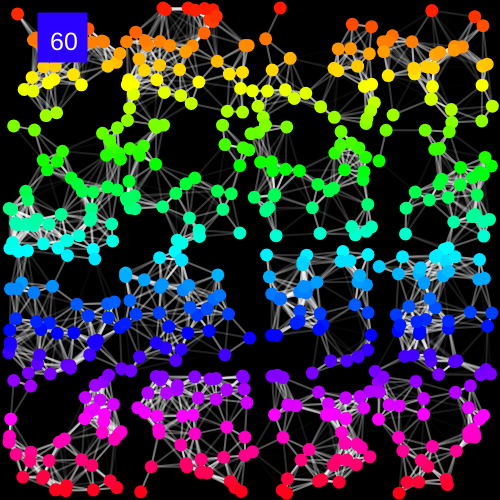
Frame 1 (no input)
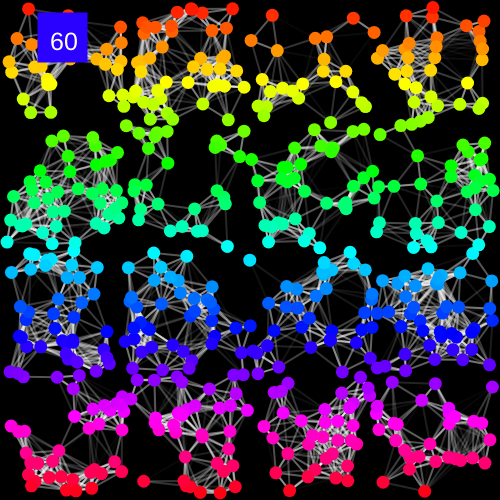
Frame 60 (no input)
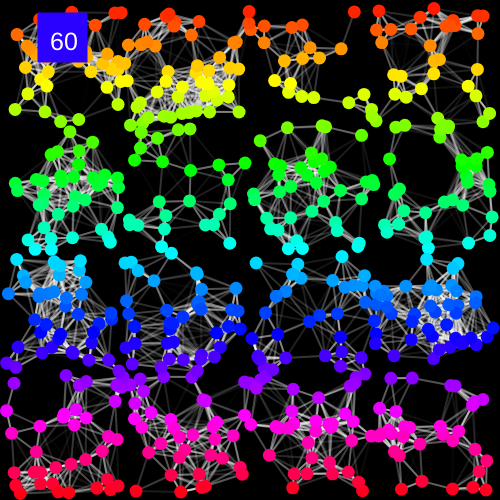
Frame 120 (the mouse pressed at the canvas centre since frame 60)

The p5.js sketch that drew these frames (run headless with seeded random() and noise() and a simulated clock; from frame 60 on, the mouse is pressed at the canvas centre):

// p5.js sketch
// ── sketch.js
let canvas = {
  w:500,
  h:500
}

/**
*
*   INSTANCES
*
**/
let particleManager; //manager for all particles in scene
let fpsDisplayer;    //showing fps on the screen


const particleCount = 555; //particle count 
const particleDistance = 100; //distance between two particle for drawing line  
const cellCount = 4; // we have a square canvas so we can use w and h same value -> this means canvas.w / cellCount = canvas.h/ cellCount 


let grid;
let particles = [];

function setup() {
  createCanvas(canvas.w, canvas.h);
  colorMode(HSL)
  fpsDisplayer = new FPS(50,50)
  grid = new Grid(canvas.w / cellCount , canvas.w , canvas.h)
  
  for (let i = 0; i < particleCount; i++) {
    particles.push(
      new Particle(grid)
    )
  }
}
function draw() {
    background(0);
    grid.draw();
    particles.forEach(particle => {
      particle.update();
  });
    fpsDisplayer.show();
}
// ── cell.js
class Cell {
    #maxParticleDistance;
    constructor(i, j, w, h) {
        this.i = i;
        this.j = j;
        this.x = i * w;
        this.y = j * h;
        this.w = w;
        this.h = h;
        this.#maxParticleDistance = 50;

        this.particles = new Set();
    }

    draw() {
        ////commented code bellow drawing cells box

        // push()
        //     noFill()
        //     stroke(0,100,50)
        //     strokeWeight(5)
        //     rect(this.x,this.y,this.w,this.h)
        // pop();
        this.#connectParticles();
    }

    subscribe(particle) {
        this.particles.add(particle);
    }

    unsubscribe(particle) {
        this.particles.delete(particle);
    }

    #connectParticles() {
        const particlesArray = Array.from(this.particles);
        for (let a = 0; a < particlesArray.length; a++) {
            const _a = particlesArray[a];
            for (let b = a + 1; b < particlesArray.length; b++) {
                const _b = particlesArray[b];
                const dx = _a.pos.x - _b.pos.x;
                const dy = _a.pos.y - _b.pos.y;
                const distance = Math.hypot(dx, dy);
                if (distance < this.#maxParticleDistance) {
                    const alpha = 1 - (distance / this.#maxParticleDistance);
                    stroke(255, 255, 255, alpha);
                    strokeWeight(2);
                    line(_a.pos.x, _a.pos.y, _b.pos.x, _b.pos.y);
                }
            }
        }
    }
}

// ── fpsDisplayer.js
class FPS{
    #textSize;
    #textXpos;
    #textYpos;
    constructor(x,y){
        this.x = x;
        this.y = y;
        this.#textSize = 25;


        this.#textXpos = this.x - (this.#textSize/2) 
        this.#textYpos =this.y - (this.#textSize + (this.#textSize/2)) 
    }

    show(){
        fill(250,100,50)
        rect(this.#textXpos,this.#textYpos,this.#textSize*2)
        
        textSize(this.#textSize)
        fill(0,100,100)
        text(frameRate().toFixed(0), this.x, this.y);
    }
}
// ── grid.js
class Grid {
    constructor(cellSize, width, height) {
        this.cellSize = cellSize;
        
        this.cols = Math.ceil(width / cellSize);
        this.rows = Math.ceil(height / cellSize);
        
        this.cells = Array.from({ length: this.cols }, (_, i) => 
            Array.from({ length: this.rows }, (_, j) => 
                new Cell(i, j, cellSize, cellSize)
            )
        );

        
    }

    getCell(x, y) {
        const col = Math.floor(x / this.cellSize);
        const row = Math.floor(y / this.cellSize);
        if (col >= 0 && col < this.cols && row >= 0 && row < this.rows) {
            return this.cells[col][row];
        } else {
            return null;
        }
    }


    draw(){
        this.cells.forEach(row => {
            row.forEach(cell => {
                cell.draw();
            });
        });
    }
}

// ── particle.js
class Particle {
    #vel;
    #diameter;
    #radius;
    #color;
    #canMove;

    constructor(grid) {
        this.#diameter = 13;
        this.#radius = this.#diameter / 2;
        this.grid = grid;

        this.pos = {
            x: this.#radius + Math.random() * (canvas.w - this.#diameter),
            y: this.#radius + Math.random() * (canvas.h - this.#diameter)
        };

        this.#vel = {
            x: (Math.random() * 0.06) - 0.03,
            y: (Math.random() * 0.06) - 0.03
        };

        this.#color = map(this.pos.x, 0, canvas.w, 0, 360);

        this.#init();
    }

    #init() {
        this.#canMove = true;
        this.#subscribeToCell();
    }

    #draw() {
        this.#color = map(this.pos.y, 0, canvas.h, 0, 360);

        noStroke();
        fill(this.#color, 100, 50);
        circle(
            this.pos.x,
            this.pos.y,
            this.#diameter
        );
    }

    #subscribeToCell() {
        const cell = this.grid.getCell(this.pos.x, this.pos.y);
        if (cell !== this.currentCell) {
            if (this.currentCell) {
                this.currentCell.unsubscribe(this);
            }
            if (cell) {
                cell.subscribe(this);
            }
            this.currentCell = cell;
        }
    }

    update() {
        this.#draw();
        this.#subscribeToCell();
        if (!this.#canMove) return;

        this.pos.x = this.pos.x + this.#vel.x * deltaTime;
        this.pos.y = this.pos.y + this.#vel.y * deltaTime;

        if (this.pos.x > canvas.w - this.#radius || this.pos.x < this.#radius) {
            this.#vel.x *= -1;
        }
        if (this.pos.y > canvas.h - this.#radius || this.pos.y < this.#radius) {
            this.#vel.y *= -1;
        }
    }
}
// ── particleManager.js
class ParticleManager {
    #numberOfParticles;
    #maxParticleDistance;

    constructor(particleCount, particleDistance) {
        this.particles = [];
        this.#numberOfParticles = particleCount;
        this.#maxParticleDistance = particleDistance;
        this.#init();
   }

    #init() {
        this.particles = [];
        for (let i = 0; i < this.#numberOfParticles; i++) {
            this.particles.push(new Particle());
        }
    }

    

    draw() {
        this.#connectParticles();
        this.particles.forEach(particle => particle.update());
    }
    #connectParticles() {
        for (let a = 0; a < this.particles.length; a++) {
            for (let b = a; b < this.particles.length; b++) {
                const _a = this.particles[a]
                const _b = this.particles[b]
                const dx = _a.pos.x - _b.pos.x
                const dy = _a.pos.y - _b.pos.y
                const distance = Math.hypot(dx,dy)
                if(distance<this.#maxParticleDistance){
                    push();
                    const alpha = 1 - (distance/this.#maxParticleDistance)
                    stroke(255,255,255,alpha)
                    strokeWeight(2)
                    line(_a.pos.x , _a.pos.y , _b.pos.x , _b.pos.y)
                    pop();
                }
            }
        }
    }

}
